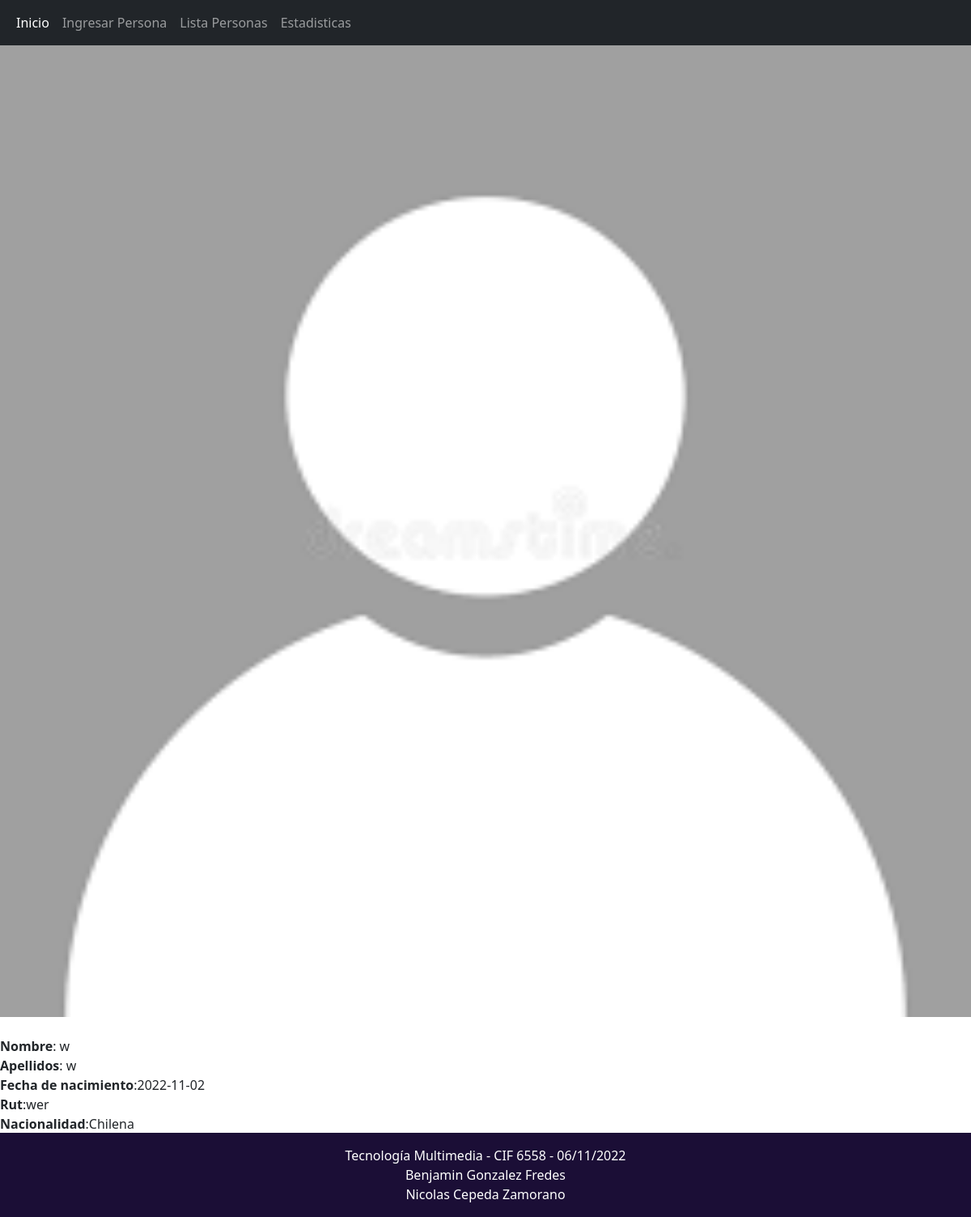
The page /usuario.php?id=1 on the database its author committed.
### tables this page shows
CREATE TABLE `usuarios` (
  `id` int(6) NOT NULL,
  `nombres` varchar(50) NOT NULL,
  `apellidos` varchar(50) NOT NULL,
  `nacionalidad` varchar(15) NOT NULL,
  `genero` varchar(10) NOT NULL,
  `ciudad_residencia` varchar(30) NOT NULL,
  `foto` varchar(100) NOT NULL,
  `fecha_nacimiento` date NOT NULL,
  `rut` varchar(11) NOT NULL,
  `activo` int(1) NOT NULL,
  `administrador` int(1) NOT NULL,
  `contrasena` varchar(30) NOT NULL,
  `correo` varchar(40) NOT NULL
);

### usuario.php (the view, shortened to what this page needs)
<?php
include "conn.php";
?>
<!DOCTYPE html>
<html lang="en">
<head>
    <link href="https://cdn.jsdelivr.net/npm/bootstrap@5.0.2/dist/css/bootstrap.min.css" rel="stylesheet">
</head>
<body>
    <nav class="navbar navbar-expand-lg navbar navbar-dark bg-dark"">
        <div class="container-fluid">
          <div class="collapse navbar-collapse" id="navbarNavAltMarkup">
            <div class="navbar-nav">
              <a class="nav-link active" aria-current="page" href="index.html">Inicio</a>
              <a class="nav-link" href="registro.php">Ingresar Persona</a>
              <a class="nav-link" href="listausuarios.php">Lista Personas</a>
              <a class="nav-link" href="estadisticas.php">Estadisticas</a>
            </div>
          </div>
        </div>
      </nav>
      <?php
                $id = $_REQUEST['id'];
                $sql = "SELECT * from usuarios WHERE id=$id";
                $resultado = $conexion->query($sql);
                if ($resultado->num_rows > 0) {
                    while ($row = $resultado->fetch_assoc()) {
                        echo "
                        <img alt='' src='img/" . $row['foto'] . "' class='foto' display='inline-block' width='100%' height='auto%'>
                  ";
                    }
                }
                ?>
            <div class="col-md-5 col-sm-12">
                <?php
                $sql = "SELECT * from usuarios WHERE id=$id";
                $resultado = $conexion->query($sql);
                if ($resultado->num_rows > 0) {
                    while ($row = $resultado->fetch_assoc()) {
                        echo "<br>
                                <b>Nombre</b>: " . $row['nombres'] . "<br>
                                <b>Apellidos</b>: " . $row['apellidos'] . "<br>
                                <b>Fecha de nacimiento</b>:" . $row['fecha_nacimiento'] . "<br>
                                <b>Rut</b>:" . $row['rut'] . "<br>
                                <b>Nacionalidad</b>:" . $row['nacionalidad'] . "<br>
                                <b>Genero</b>:" . $row['genero'] . "<br>
                                <b>Ciudad de residencia</b>: " . $row['ciudad_residencia'] . "<br>
                                <br>";
                    }
                }
              ?>
            </div>
        <?php
        $query = mysqli_query($conexion,"SELECT nombres, apellidos, fecha_nacimiento, rut, nacionalidad, genero, ciudad_residencia, foto FROM usuarios where id=$id");
        $data = mysqli_fetch_array($query);
        if($resultado->num_rows > 0){
        ?>
        <tr>
        <td><a href="crear_pdf.php?id=<?php echo $data["id"]?>&nombres=<?php echo $data["nombres"]?>&apellidos=<?php echo $data["apellidos"]?>&fecha_nacimiento=<?php echo $data["fecha_nacimiento"]?>&rut=<?php echo $data["rut"]?>&nacionalidad=<?php echo $data["nacionalidad"]?>&genero=<?php echo $data["genero"]?>&ciudad_residencia=<?php echo $data["ciudad_residencia"]?>&foto=<?php echo $data["foto"]?>    ">
        <button type='button' class='btn btn-sm btn-outline-secondary'>Crear PDF</button></a></td>
        </tr>
        <?php
        }
?>
      <footer class="text-center text-white fixed-bottom" style="background-color: #221144;">
        <div class="text-center p-3" style="background-color: rgba(0, 0, 0, 0.2);">
            Tecnología Multimedia - CIF 6558 - 06/11/2022  <br>
            Benjamin Gonzalez Fredes <br>
            Nicolas Cepeda Zamorano
        </div>
      </footer>
</body>
</html>

### rows shown on the page
usuarios: foto (picture), nombres "w", apellidos "w", fecha_nacimiento "2022-11-02", rut "wer", nacionalidad "Chilena"
